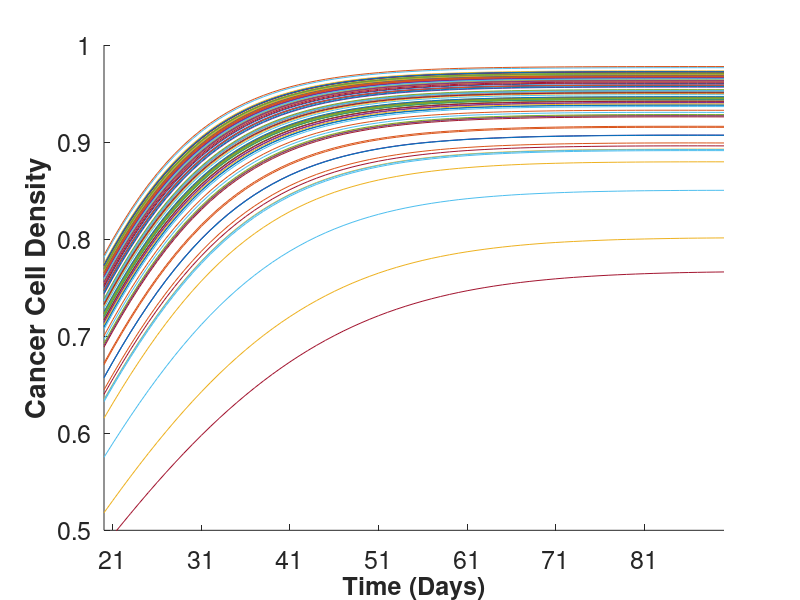

The MATLAB script that drew this image: (Note: this script raises an error after producing the figure.)
global PTEN
PTEN=1;


if PTEN==0
    load('stochastic_KO.mat');
else
    load('stochastic_WT.mat');
end
[asizeC,bsizeC]=size(C);
TimeLength=bsizeC-1;
threshold=0.94;%0.942
[p,p12]=size(C);

%death_day表示死亡的天数
death_day=zeros(p,1);
for person=1:1:p
    if isempty(find(C(person,:)>=threshold,1))%为空进入
        max_death_day=max(C(person,:));
        i=find(C(person,:)==max_death_day);
        if i+50<=p12 && max_death_day>=0.95 && (max_death_day-sum(C(person,i+1:i+50))/50)/max_death_day<0.005
            %0.938
            aaaaaa=1
            death_day(person,1)=i;
        end
    else
        death_day(person,1)=find(C(person,:)>=threshold,1); %只要第一个，大于阈值的第一天
    end
end
%death_person表示每天死亡的人数
death_person=zeros(TimeLength+1,1);
for i=1:1:TimeLength+1
    dp=find(death_day==i);
    if isempty(dp)%空就是这天无人死亡
        continue;
    else
        death_person(i,1)=length(dp);
    end
end

Survival_Rate=100*ones(TimeLength+1,1);
for i=2:1:TimeLength+1
    Survival_Rate(i,1)=(p-death_person(i,1))*100/p;
end
%death_person_10表示每10天死亡的人数
death_person_10=zeros(TimeLength/10+1,1);
for i=1:1:TimeLength/10
    death_person_10(i+1,1)=sum(death_person((i-1)*10+1:i*10,1));
end
if PTEN==0
    save('stochastic_KO_death.mat','Survival_Rate','death_person','death_person_10','death_day');
else
    save('stochastic_MT_death.mat','Survival_Rate','death_person','death_person_10','death_day');
end


if PTEN==0
    %without treatment KO
    figure,
    for person=1:p
        hold on;
         plot(20:90,C(person,21:91));
         % plot(0:90,C(person,1:91));
    end
    set(gca,'xtick',(1:10:90));
    xlim([20 90]);
    xlabel('Time (Days)','FontWeight','Bold','FontSize',18);
    ylabel('Cancer Cell Density','FontWeight','Bold','FontSize',18);
    set(gca,'FontSize',18);
    figure_FontSize=18;
    ylim([0.5 1]);
    title('PTEN-null','FontWeight','Bold','FontSize',18);
    set(get(gca,'XLabel'),'FontSize',figure_FontSize,'Vertical','top');
    % set(get(gca,'YLabel'),'FontSize',figure_FontSize,'Vertical','middle');
    set(findobj('FontSize',18),'FontSize',figure_FontSize);
    box on;

    ST2=[0 60 30 10 0 0 0 0];%20day-90day
    PST2=death_person_10(3:10,1);
    figure,
    plot(20:10:90,ST2,'b o-- ','Linewidth',2.5,'MarkeredgeColor','b','MarkerfaceColor','b');axis([0,140,0,100])
    hold on, 
    plot(20:10:90,PST2,'r o-- ','Linewidth',2.5,'MarkeredgeColor','r','MarkerfaceColor','r');axis([0,140,0,100])
    set(gca,'xtick',(20:10:90));
    xlim([20 90]);
    legend('Experimental data','Prediction')
    title('PTEN-null','FontWeight','Bold','FontSize',18);
    set(gca,'xticklabel',{'20','30','40','50','60','70','80','90'})
    xlabel('Time (Days)','FontWeight','Bold','FontSize',18);
    ylabel('Frequency','FontWeight','Bold','FontSize',18);
    set(gca,'FontSize',18);
    figure_FontSize=18;
    set(get(gca,'XLabel'),'FontSize',figure_FontSize,'Vertical','top');
    set(get(gca,'YLabel'),'FontSize',figure_FontSize,'Vertical','middle');
    set(findobj('FontSize',18),'FontSize',figure_FontSize);
else
    
    figure,
    for person=1:p
        hold on;
        plot(20:90,C(person,21:91));
        % plot(0:90,C(person,1:91));
    end
    set(gca,'xtick',(1:10:90));
    xlim([20 90]);
    xlabel('Time (Days)','FontWeight','Bold','FontSize',18);
    ylabel('Cancer Cell Density','FontWeight','Bold','FontSize',18);
    set(gca,'FontSize',18);
    figure_FontSize=18;
    ylim([0.5 1]);
    set(get(gca,'XLabel'),'FontSize',figure_FontSize,'Vertical','top');
    % set(get(gca,'YLabel'),'FontSize',figure_FontSize,'Vertical','middle');
    set(findobj('FontSize',18),'FontSize',figure_FontSize);
    title('PTEN-WT','FontWeight','Bold','FontSize',18);
    box on;

    ST1=[0 0 24 36 27 10 3 0];%20day-90day
    PST1=death_person_10(3:10,1);
    figure,
    plot(20:10:90,ST1,'b o-- ','Linewidth',2.5,'MarkeredgeColor','b','MarkerfaceColor','b');axis([0,140,0,100])
    hold on, 
    plot(20:10:90,PST1,'r o-- ','Linewidth',2.5,'MarkeredgeColor','r','MarkerfaceColor','r');axis([0,140,0,100])
    set(gca,'xtick',(20:10:90));
    xlim([20 90]);
    legend('Experimental data','Prediction')
    title('PTEN-WT','FontWeight','Bold','FontSize',18);
    set(gca,'xticklabel',{'20','30','40','50','60','70','80','90'})
    xlabel('Time (Days)','FontWeight','Bold','FontSize',18);
    ylabel('Frequency','FontWeight','Bold','FontSize',18);
    set(gca,'FontSize',18);
    figure_FontSize=18;
    set(get(gca,'XLabel'),'FontSize',figure_FontSize,'Vertical','top');
    set(get(gca,'YLabel'),'FontSize',figure_FontSize,'Vertical','middle');
    set(findobj('FontSize',18),'FontSize',figure_FontSize);
end